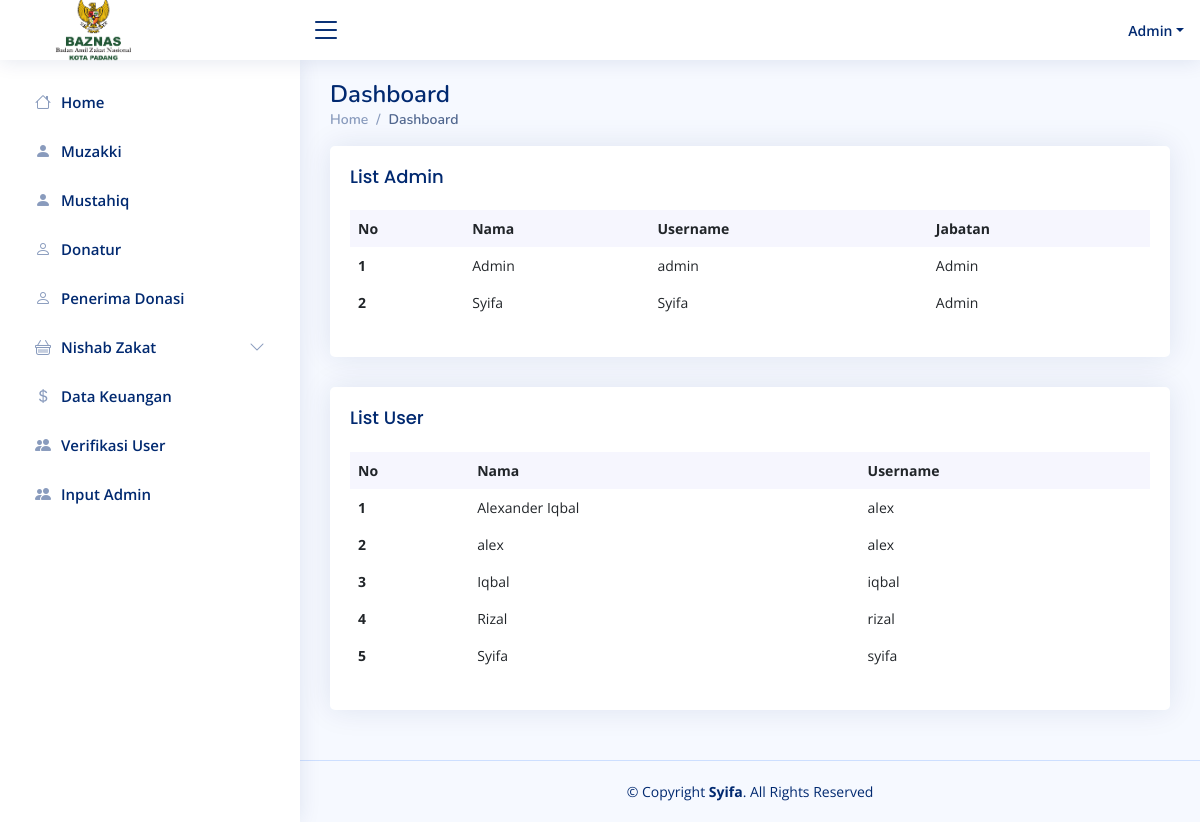
Page /admin/index.php (signed in) on the committed database.
### tables this page shows
CREATE TABLE `user` (
  `id_user` int(11) NOT NULL,
  `nama` varchar(20) NOT NULL,
  `username` varchar(20) NOT NULL,
  `pasw` varchar(20) NOT NULL,
  `level` varchar(10) NOT NULL,
  `status` varchar(15) NOT NULL
);

### admin/index.php (the view, shortened to what this page needs)
<!DOCTYPE html>
<html lang="en">
<head>
  <link href="assets/vendor/bootstrap/css/bootstrap.min.css" rel="stylesheet">
  <link href="assets/vendor/bootstrap-icons/bootstrap-icons.css" rel="stylesheet">
  <link href="assets/vendor/boxicons/css/boxicons.min.css" rel="stylesheet">
  <link href="assets/vendor/quill/quill.snow.css" rel="stylesheet">
  <link href="assets/vendor/quill/quill.bubble.css" rel="stylesheet">
  <link href="assets/vendor/remixicon/remixicon.css" rel="stylesheet">
  <link href="assets/vendor/simple-datatables/style.css" rel="stylesheet">
  <link href="assets/css/style.css" rel="stylesheet">
</head>
<body>
  <header id="header" class="header fixed-top d-flex align-items-center">
    <?php include("header.php"); ?>
  </header>
  <aside id="sidebar" class="sidebar">
    <?php include("navadmin.php"); ?>
  </aside>
  <main id="main" class="main">
    <div class="pagetitle">
      <h1>Dashboard</h1>
      <nav>
        <ol class="breadcrumb">
          <li class="breadcrumb-item"><a href="index.php">Home</a></li>
          <li class="breadcrumb-item active">Dashboard</li>
        </ol>
      </nav>
    </div>
    <section class="section dashboard">
      <div class="row">
        <div class="col-12">
          <div class="card recent-sales overflow-auto">
            <div class="card-body">
              <h5 class="card-title">List Admin</span></h5>
              <table class="table table-borderless">
                <thead>
                  <tr>
                    <th scope="col">No</th>
                    <th scope="col">Nama</th>
                    <th scope="col">Username</th>
                    <th scope="col">Jabatan</th>
                  </tr>
                </thead>
                <tbody>
                  <?php
                  include "../koneksi.php";
                  $no = 1;
                  $datakat = mysqli_query($koneksi, "select * from user where level ='Admin'");
                  while ($dk = mysqli_fetch_assoc($datakat)) {
                  ?>
                    <tr>
                      <th scope="row"><?php echo $no++; ?></th>
                      <td><?php echo $dk['nama']; ?></td>
                      <td><?php echo $dk['username']; ?></td>
                      <td><?php echo $dk['level']; ?></td>
                    </tr>
                  <?php } ?>
                </tbody>
              </table>
            </div>
          </div>
        </div>
        <div class="col-12">
          <div class="card recent-sales overflow-auto">
            <div class="card-body">
              <h5 class="card-title">List User</span></h5>
              <table class="table table-borderless">
                <thead>
                  <tr>
                    <th scope="col">No</th>
                    <th scope="col">Nama</th>
                    <th scope="col">Username</th>
                  </tr>
                </thead>
                <tbody>
                  <?php
                  include "../koneksi.php";
                  $no = 1;
                  $datakat = mysqli_query($koneksi, "select * from user where level = 'User'");
                  while ($dk = mysqli_fetch_assoc($datakat)) {
                  ?>
                    <tr>
                      <th scope="row"><?php echo $no++; ?></th>
                      <td><?php echo $dk['nama']; ?></td>
                      <td><?php echo $dk['username']; ?></td>
                    </tr>
                  <?php } ?>
                </tbody>
              </table>
            </div>
          </div>
        </div>
      </div>
    </section>
  </main>
  <footer id="footer" class="footer">
    <div class="copyright">
      &copy; Copyright <strong><span>Syifa</span></strong>. All Rights Reserved
    </div>
  </footer>
</body>
</html>

### admin/header.php (shortened to what this page needs)
<div class="d-flex align-items-center justify-content-between">
    <a href="index.php" class="logo d-flex align-items-center">
        <span class="d-none d-lg-block"> <img src="../assets/img/logobaznas.png" alt=""></span>
    </a>
    <i class="bi bi-list toggle-sidebar-btn"></i>
</div>
<nav class="header-nav ms-auto">
    <ul class="d-flex align-items-center">
        <li class="nav-item dropdown pe-3">
            <?php
            include("../koneksi.php");
            $login = mysqli_query($koneksi, "SELECT * from user where username='$_SESSION[username]'");
            while ($dk = mysqli_fetch_array($login)) {
            ?>
                <a class="nav-link nav-profile d-flex align-items-center pe-0" href="#" data-bs-toggle="dropdown">
                    <span class="d-none d-md-block dropdown-toggle ps-2"><?php echo $dk['nama']; ?></span>
                </a>
            <?php } ?>
</nav>

### admin/assets/css/style.css (style rules this page uses)
:root { scroll-behavior: smooth; }
body { font-family: "Open Sans", sans-serif; background: #f6f9ff; color: #444444; }
a { color: #4154f1; text-decoration: none; }
h1, h2, h3, h4, h5, h6 { font-family: "Nunito", sans-serif; }
#main { margin-top: 60px; padding: 20px 30px; transition: all 0.3s; }
.pagetitle { margin-bottom: 10px; }
.pagetitle h1 { font-size: 24px; margin-bottom: 0; font-weight: 600; color: #012970; }
.card { margin-bottom: 30px; border: none; border-radius: 5px; box-shadow: 0px 0 30px rgba(1, 41, 112, 0.1); }
.card-title { padding: 20px 0 15px 0; font-size: 18px; font-weight: 500; color: #012970; font-family: "Poppins", sans-serif; }
.card-body { padding: 0 20px 20px 20px; }
.breadcrumb { font-size: 14px; font-family: "Nunito", sans-serif; color: #899bbd; font-weight: 600; }
.breadcrumb a { color: #899bbd; transition: 0.3s; }
.breadcrumb .breadcrumb-item::before { color: #899bbd; }
.breadcrumb .active { color: #51678f; font-weight: 600; }
.logo { line-height: 1; }
@media (min-width: 1200px) { .logo { width: 280px; } }
.logo img { max-height: 80px; margin-right: 1px; }
.logo span { font-size: 26px; font-weight: 700; color: #012970; font-family: "Nunito", sans-serif; }
.header { transition: all 0.5s; z-index: 997; height: 60px; box-shadow: 0px 2px 20px rgba(1, 41, 112, 0.1); background-color: #fff; padding-left: 20px; }
.header .toggle-sidebar-btn { font-size: 32px; padding-left: 10px; cursor: pointer; color: #012970; }
.header-nav ul { list-style: none; }
.header-nav > ul { margin: 0; padding: 0; }
.header-nav .nav-profile { color: #012970; }
.header-nav .nav-profile span { font-size: 14px; font-weight: 600; }
.sidebar { position: fixed; top: 60px; left: 0; bottom: 0; width: 300px; z-index: 996; transition: all 0.3s; padding: 20px; overflow-y: auto; scrollbar-width: thin; scrollbar-color: #aab7cf transparent; box-shadow: 0px 0px 20px rgba(1, 41, 112, 0.1); background-color: #fff; }
@media (min-width: 1200px) { #main, #footer { margin-left: 300px; } }
.dashboard .recent-sales { font-size: 14px; }
.dashboard .recent-sales .table thead { background: #f6f6fe; }
.dashboard .recent-sales .table thead th { border: 0; }
.footer { padding: 20px 0; font-size: 14px; transition: all 0.3s; border-top: 1px solid #cddfff; }
.footer .copyright { text-align: center; color: #012970; }

### rows in the picture
user: nama "Admin", username "admin", level "Admin"
user: nama "Syifa", username "Syifa", level "Admin"
user: nama "Alexander Iqbal", username "alex"
user: nama "alex", username "alex"
user: nama "Iqbal", username "iqbal"
user: nama "Rizal", username "rizal"
user: nama "Syifa", username "syifa"
